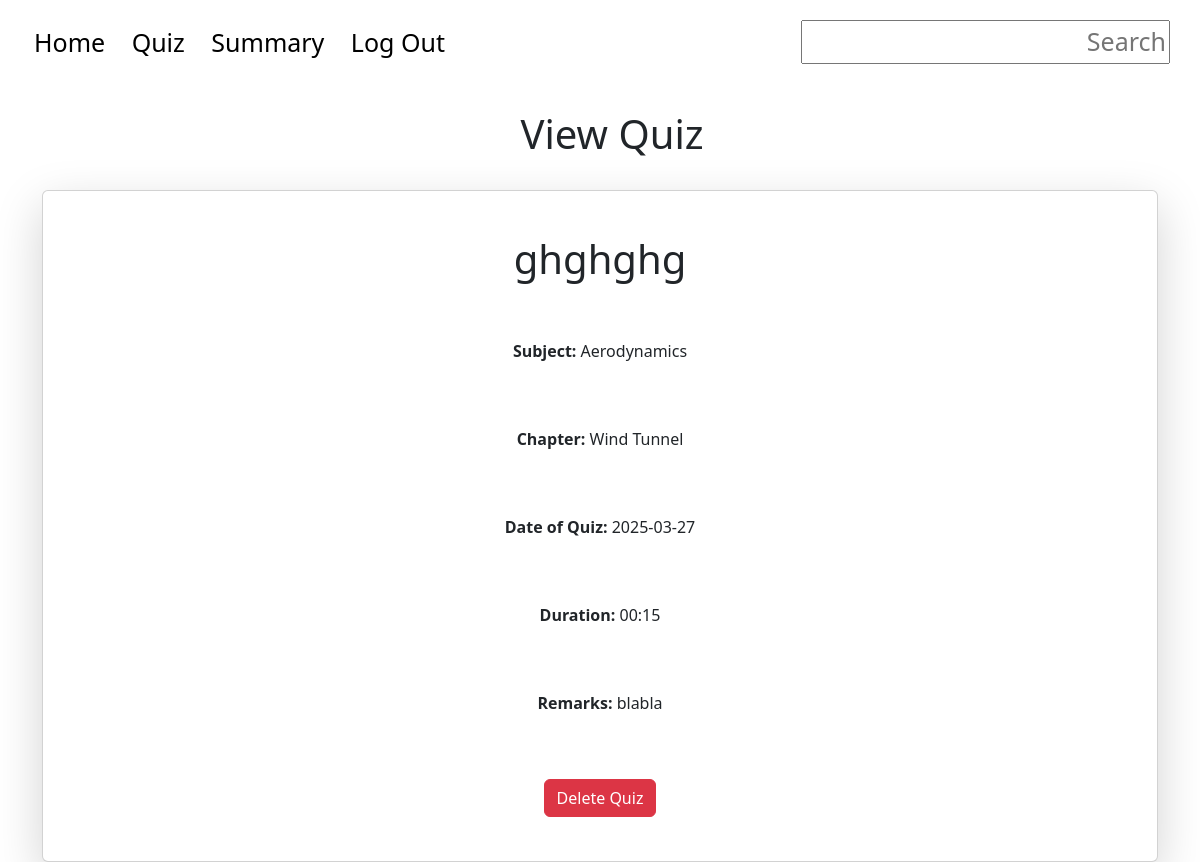
Page /student/quiz/view?quiz_id=7 on the committed database.
### tables this page shows
CREATE TABLE quizzes ( id INTEGER PRIMARY KEY AUTOINCREMENT, name TEXT NOT NULL, subject_id INTEGER NOT NULL, chapter_id INTEGER NOT NULL, date_of_quiz DATE NOT NULL, time_duration TEXT NOT NULL, remarks TEXT, FOREIGN KEY(chapter_id) REFERENCES chapters(id) ON DELETE CASCADE, FOREIGN KEY(subject_id) REFERENCES subjects(id) ON DELETE CASCADE);

CREATE TABLE subjects ( id INTEGER PRIMARY KEY AUTOINCREMENT, name TEXT NOT NULL UNIQUE, description TEXT );

CREATE TABLE chapters ( id INTEGER PRIMARY KEY AUTOINCREMENT, subject_id INTEGER NOT NULL, name TEXT NOT NULL, description TEXT, FOREIGN KEY(subject_id) REFERENCES subjects(id) ON DELETE CASCADE );

### app.py (the view)
@app.route('/student/quiz/view', methods=['GET', 'POST'])
def view_quiz():
    quiz_id = request.args.get('quiz_id')
    conn = sqlite3.connect("app.db")
    cursor = conn.cursor()
    cursor.execute("SELECT * FROM quizzes WHERE id = ?", (quiz_id,))
    output = cursor.fetchall()
    id = output[0][0]
    name = output[0][1]
    subject_id = output[0][2]
    chapter_id = output[0][3]
    date = output[0][4]
    duration = output[0][5]
    remarks = output[0][6]
    cursor.execute('SELECT name FROM subjects WHERE id = ?', (subject_id,))
    sub_name_db = cursor.fetchall()
    subject = sub_name_db[0][0]
    cursor.execute('SELECT name FROM chapters WHERE id = ?', (chapter_id,))
    ch_name_db = cursor.fetchall()
    chapter = ch_name_db[0][0]
    quiz = {'id': id, 'name': name,'subject': subject,'chapter': chapter,'date': date, 'duration': duration, 'remarks': remarks}
    conn.close()
    return render_template('view_quiz.html', quiz=quiz)

### templates/view_quiz.html (shortened to what this page needs)
<!DOCTYPE html>
<html lang="en">
<head>
    <link href="https://cdn.jsdelivr.net/npm/bootstrap@5.3.0/dist/css/bootstrap.min.css" rel="stylesheet">
</head>
<header class="container p-4 vh-20 vw-100" style="font-size: 25px; text-align: left; margin-left:0px;">
    <div>
        <a href='/admin/dashboard'>
            Home
        </a>
        <a href="/admin/quiz">
            Quiz
        </a>
        <a href="/admin/summary">
            Summary
        </a>
        <a href="">
            Log Out
        </a>
        <div style="position: absolute; right: 0; top: 0; padding-top: 20px; padding-right: 30px">
            <input type="text" placeholder="Search" style="text-align: right; position: right">
        </div>
    </div>
</header>
<body>
    <div class="container vw-100"  style="text-align:center">
        <div class="container vw-100 p-4" style="text-align: center;">
            <h1>View Quiz</h1>
        </div>
        <div class="card p-1 shadow-lg ">
            <div class="card-body">
                <div class="p-4">
                    <h1 class="text-center">
                        {{ quiz['name'] }}
                    </h1>
                </div>
                <div class="p-4">
                    <p class="text-center">
                        <b>
                            Subject:
                        </b>{{ quiz['subject'] }}
                    </p>
                </div>
                <div class="p-4">
                    <p class="text-center">
                        <b>
                            Chapter:
                        </b>{{ quiz['chapter'] }}
                    </p>
                </div>
                <div class="p-4">
                    <p class="text-center">
                        <b>
                            Date of Quiz:
                        </b>{{ quiz['date'] }}
                    </p>
                </div>
                <div class="p-4">
                    <p class="text-center">
                        <b>
                            Duration:
                        </b>{{ quiz['duration'] }}
                    </p>
                </div>
                <div class="p-4">
                    <p class="text-center">
                        <b>
                            Remarks:
                        </b>{{ quiz['remarks'] }}
                    </p>
                </div>
                <div class="p-4">
                    <a href="{{ url_for('delete_quiz', quiz_id = quiz['id'])}}" >
                        <button class="btn btn-danger">
                            Delete Quiz
                        </button>
                    </a>
                </div>
            </div>
        </div>
    </div>
</body>

### templates/view_quiz.html (style rules this page uses)
a { color: #000; text-decoration: none; padding-left: 10px; padding-right: 10px; }

### rows in the picture
quizzes: name "ghghghg", date "2025-03-27", duration "00:15", remarks "blabla"
subjects: subject "Aerodynamics"
chapters: chapter "Wind Tunnel"
